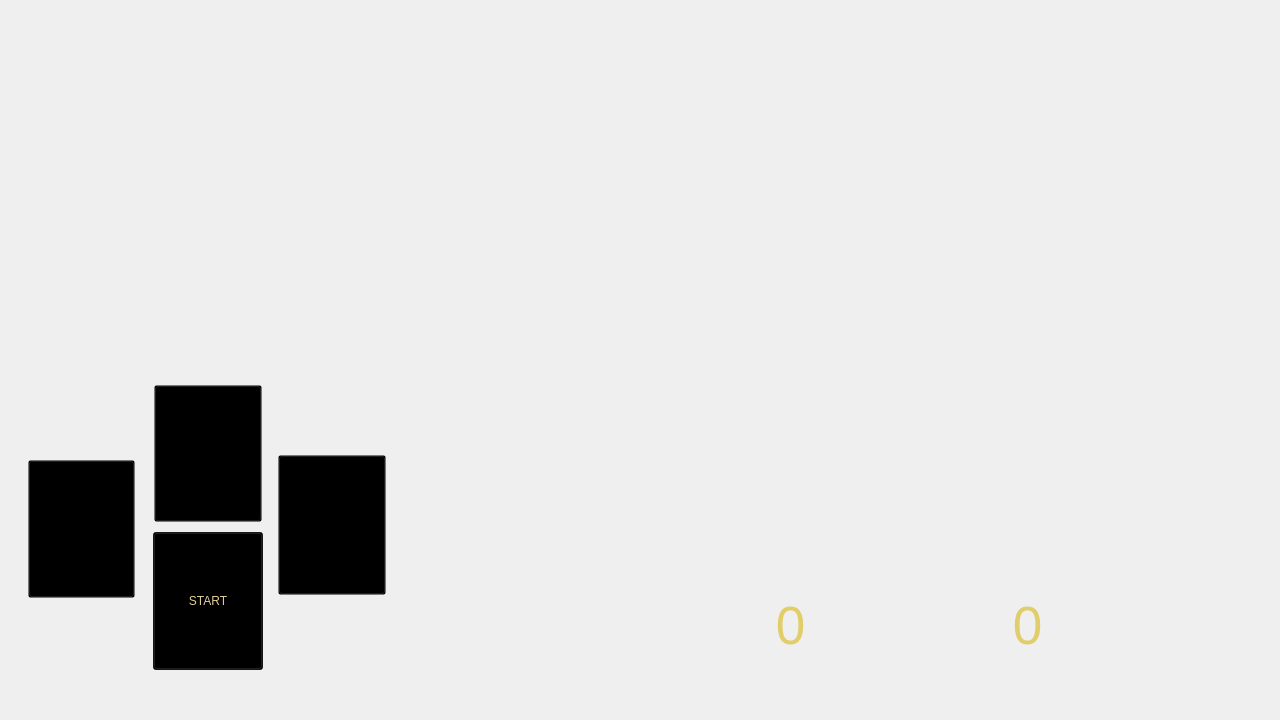
<?xml version="1.0" encoding="UTF-8"?>
<ui version="4.0">
 <class>MainWindow</class>
 <widget class="QMainWindow" name="MainWindow">
  <property name="geometry">
   <rect>
    <x>0</x>
    <y>0</y>
    <width>1280</width>
    <height>720</height>
   </rect>
  </property>
  <property name="minimumSize">
   <size>
    <width>1280</width>
    <height>720</height>
   </size>
  </property>
  <property name="maximumSize">
   <size>
    <width>1280</width>
    <height>720</height>
   </size>
  </property>
  <property name="windowTitle">
   <string>MainWindow</string>
  </property>
  <widget class="QWidget" name="centralwidget">
   <widget class="QLabel" name="lblBackground">
    <property name="geometry">
     <rect>
      <x>0</x>
      <y>0</y>
      <width>1280</width>
      <height>720</height>
     </rect>
    </property>
    <property name="minimumSize">
     <size>
      <width>1280</width>
      <height>720</height>
     </size>
    </property>
    <property name="maximumSize">
     <size>
      <width>1280</width>
      <height>720</height>
     </size>
    </property>
    <property name="text">
     <string/>
    </property>
    <property name="pixmap">
     <pixmap>../img/PedraPapelTesoura (2).png</pixmap>
    </property>
   </widget>
   <widget class="QPushButton" name="btnTesoura">
    <property name="geometry">
     <rect>
      <x>278</x>
      <y>455</y>
      <width>108</width>
      <height>140</height>
     </rect>
    </property>
    <property name="styleSheet">
     <string notr="true">background-color:rgb(0,0,0,0%)</string>
    </property>
    <property name="text">
     <string/>
    </property>
   </widget>
   <widget class="QPushButton" name="btnPapel">
    <property name="geometry">
     <rect>
      <x>154</x>
      <y>385</y>
      <width>108</width>
      <height>137</height>
     </rect>
    </property>
    <property name="styleSheet">
     <string notr="true">background-color:rgb(0,0,0,0%)</string>
    </property>
    <property name="text">
     <string/>
    </property>
   </widget>
   <widget class="QPushButton" name="btnPedra">
    <property name="geometry">
     <rect>
      <x>28</x>
      <y>460</y>
      <width>107</width>
      <height>138</height>
     </rect>
    </property>
    <property name="styleSheet">
     <string notr="true">background-color:rgb(0,0,0,0%)</string>
    </property>
    <property name="text">
     <string/>
    </property>
   </widget>
   <widget class="QPushButton" name="btnStart">
    <property name="geometry">
     <rect>
      <x>153</x>
      <y>532</y>
      <width>110</width>
      <height>138</height>
     </rect>
    </property>
    <property name="styleSheet">
     <string notr="true">background-color:rgb(0,0,0,80%);
color:rgb(225,205,150);</string>
    </property>
    <property name="text">
     <string>START</string>
    </property>
   </widget>
   <widget class="QLabel" name="lblImagem">
    <property name="geometry">
     <rect>
      <x>790</x>
      <y>163</y>
      <width>231</width>
      <height>231</height>
     </rect>
    </property>
    <property name="text">
     <string/>
    </property>
    <property name="pixmap">
     <pixmap>../icons/sun.png</pixmap>
    </property>
    <property name="scaledContents">
     <bool>true</bool>
    </property>
    <property name="alignment">
     <set>Qt::AlignCenter</set>
    </property>
   </widget>
   <widget class="QLabel" name="lblPlayerPoints">
    <property name="geometry">
     <rect>
      <x>700</x>
      <y>600</y>
      <width>181</width>
      <height>51</height>
     </rect>
    </property>
    <property name="font">
     <font>
      <pointsize>40</pointsize>
     </font>
    </property>
    <property name="styleSheet">
     <string notr="true">color:rgb(225,205,105)</string>
    </property>
    <property name="text">
     <string>0</string>
    </property>
    <property name="alignment">
     <set>Qt::AlignCenter</set>
    </property>
   </widget>
   <widget class="QLabel" name="lblPCPoints">
    <property name="geometry">
     <rect>
      <x>927</x>
      <y>600</y>
      <width>201</width>
      <height>51</height>
     </rect>
    </property>
    <property name="font">
     <font>
      <pointsize>40</pointsize>
     </font>
    </property>
    <property name="styleSheet">
     <string notr="true">color:rgb(225,205,105)</string>
    </property>
    <property name="text">
     <string>0</string>
    </property>
    <property name="alignment">
     <set>Qt::AlignCenter</set>
    </property>
   </widget>
  </widget>
 </widget>
 <resources/>
 <connections/>
</ui>
